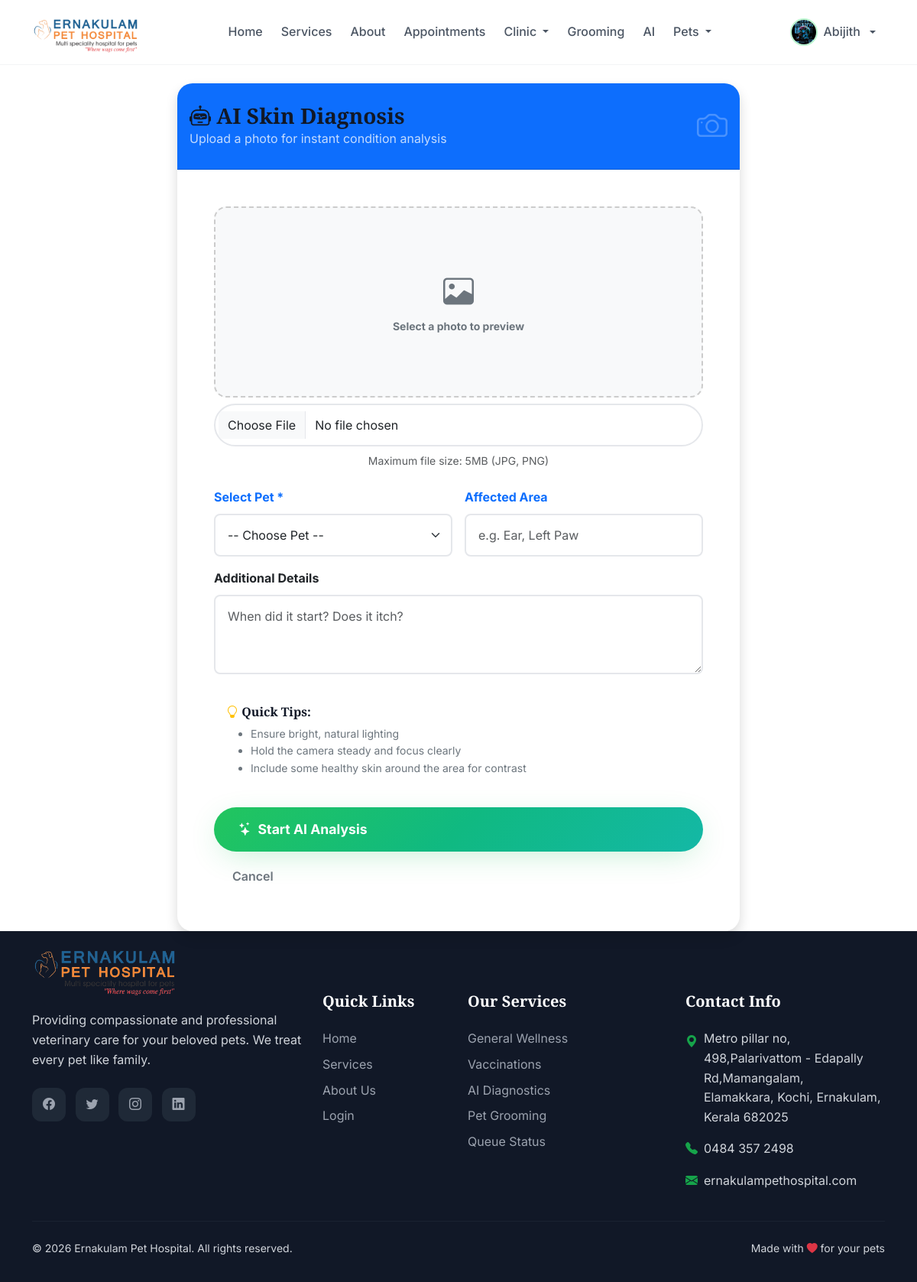
/ai-diagnosis/upload/ (signed in), run on the app's committed database.
### accounts/models.py (models this page shows, shortened)
class User(AbstractUser):
    USER_ROLES = (
        ('ADMIN', 'Administrator'),
        ('VET', 'Veterinarian'),
        ('OWNER', 'Pet Owner'),
    )
    role = models.CharField(max_length=20, choices=USER_ROLES, default='OWNER')
    phone_regex = RegexValidator(
        regex=r'^\+?1?\d{9,15}$',
        message="Phone number must be entered in the format: '+999999999'. Up to 15 digits allowed."
    )
    phone_number = models.CharField(validators=[phone_regex], max_length=17, blank=True)
    address = models.TextField(blank=True)
    date_of_birth = models.DateField(null=True, blank=True)
    profile_picture = models.ImageField(upload_to='profiles/', null=True, blank=True)
    is_active_account = models.BooleanField(default=True)
    created_at = models.DateTimeField(auto_now_add=True)
    updated_at = models.DateTimeField(auto_now=True)
    class Meta:
        ordering = ['-date_joined']
    @property
    def is_pet_owner(self):
        return self.role == 'OWNER'

### ai_diagnosis/views.py (the view, shortened to what this page needs)
# urls.py: path('upload/', views.upload_image, name='upload'),
@login_required
def upload_image(request):
    pets = Pet.objects.filter(owner=request.user)
    return render(request, 'ai_diagnosis/upload.html', {'pets': pets})

### templates/ai_diagnosis/upload.html (shortened to what this page needs)
{% extends 'base.html' %}
{% block content %}
<div class="container mt-4">
    <div class="row">
        <div class="col-lg-8 offset-lg-2">
            <div class="card shadow border-0 overflow-hidden">
                <div class="card-header bg-primary text-white py-4">
                    <div class="d-flex justify-content-between align-items-center">
                        <div>
                            <h3 class="mb-0 fw-bold"><i class="bi bi-robot"></i> AI Skin Diagnosis</h3>
                            <p class="mb-0 opacity-75">Upload a photo for instant condition analysis</p>
                        </div>
                        <i class="bi bi-camera fs-1 opacity-25"></i>
                    </div>
                </div>
                <div class="card-body p-4 p-md-5">
                    {% if not pets %}
                    <div class="alert alert-warning border-0 shadow-sm rounded-4 p-4 text-center">
                        <i class="bi bi-exclamation-triangle fs-1 d-block mb-2"></i>
                        <h5>No pets found</h5>
                        <p class="text-secondary">You need to register a pet before using the AI diagnosis tool.</p>
                        <a href="{% url 'medical_records:add_pet' %}" class="btn btn-primary rounded-pill px-4">Add Pet Now</a>
                    </div>
                    {% else %}
                    <form method="post" enctype="multipart/form-data">
                        <div class="mb-4 text-center">
                            <div id="image-preview-container" class="bg-light rounded-4 d-flex align-items-center justify-content-center border-dashed border-2 position-relative overflow-hidden mb-2" style="height: 250px; border: 2px dashed #ccc !important;">
                                <div id="preview-placeholder">
                                    <i class="bi bi-image text-secondary fs-1 d-block"></i>
                                    <span class="text-secondary small fw-bold">Select a photo to preview</span>
                                </div>
                            </div>
                            <input type="file" class="form-control rounded-pill" id="image" name="image"
                                   accept="image/jpeg,image/jpg,image/png" required onchange="previewImage(this)">
                            <small class="text-muted d-block mt-2">Maximum file size: 5MB (JPG, PNG)</small>
                        </div>
                        <div class="row g-3">
                            <div class="col-md-6 mb-3">
                                <label for="pet" class="form-label fw-bold text-primary">Select Pet *</label>
                                <select class="form-select rounded-3" id="pet" name="pet" required>
                                    <option value="">-- Choose Pet --</option>
                                </select>
                            </div>
                            <div class="col-md-6 mb-3">
                                <label for="affected_area" class="form-label fw-bold text-primary">Affected Area</label>
                                <input type="text" class="form-control rounded-3" id="affected_area" name="affected_area"
                                       placeholder="e.g. Ear, Left Paw">
                            </div>
                        </div>
                        <div class="mb-4">
                            <label for="description" class="form-label fw-bold">Additional Details</label>
                            <textarea class="form-control rounded-3" id="description" name="description" rows="3"
                                      placeholder="When did it start? Does it itch?"></textarea>
                        </div>
                        <div class="p-3 rounded-4 stats-section mb-4">
                            <h6 class="fw-bold mb-2"><i class="bi bi-lightbulb text-warning"></i> Quick Tips:</h6>
                            <ul class="mb-0 small text-secondary">
                                <li>Ensure bright, natural lighting</li>
                                <li>Hold the camera steady and focus clearly</li>
                                <li>Include some healthy skin around the area for contrast</li>
                            </ul>
                        </div>
                        <div class="d-grid gap-2">
                            <button type="submit" class="btn btn-primary btn-lg rounded-pill py-3 fw-bold">
                                <i class="bi bi-stars"></i> Start AI Analysis
                            </button>
                            <a href="{% url 'ai_diagnosis:home' %}" class="btn btn-link text-secondary text-decoration-none">Cancel</a>
                        </div>
                    </form>
                    {% endif %}
                </div>
            </div>
        </div>
    </div>
</div>
{% endblock %}

### templates/base.html (shortened to what this page needs)
<!DOCTYPE html>
<html lang="en">
<head>
    <link href="https://cdn.jsdelivr.net/npm/bootstrap@5.3.0/dist/css/bootstrap.min.css" rel="stylesheet">
    <link rel="stylesheet" href="https://cdn.jsdelivr.net/npm/bootstrap-icons@1.11.0/font/bootstrap-icons.css">
    <link href="https://unpkg.com/aos@2.3.1/dist/aos.css" rel="stylesheet">
</head>
<body class="d-flex flex-column min-vh-100">
    <nav class="navbar navbar-expand-lg sticky-top">
        <div class="container">
            <a class="navbar-brand" href="{% url 'home' %}" style="position: relative; width: 150px; display: flex; align-items: center;">
                <img src="/media/logo/logo.png" alt="Logo" style="height: 140px; width: auto; position: absolute; top: -60px; left: 0; z-index: 1000;">
            </a>
            <div class="collapse navbar-collapse" id="navbarNav">
                <ul class="navbar-nav mx-auto">
                    <li class="nav-item">
                        <a class="nav-link {% if request.path == '/' %}active{% endif %}" href="{% url 'home' %}">
                            Home
                        </a>
                    </li>
                    <li class="nav-item">
                        <a class="nav-link {% if 'services' in request.path %}active{% endif %}" href="{% url 'services' %}">
                            Services
                        </a>
                    </li>
                    <li class="nav-item">
                        <a class="nav-link {% if 'about' in request.path %}active{% endif %}" href="{% url 'about' %}">
                            About
                        </a>
                    </li>
                    {% if user.is_authenticated %}
                        <li class="nav-item">
                            <a class="nav-link " href="{% url 'appointments:list' %}">
                                Appointments
                            </a>
                        </li>
                        <li class="nav-item dropdown">
                            <a class="nav-link dropdown-toggle " href="#" id="clinicDropdown" role="button" data-bs-toggle="dropdown">
                                Clinic
                            </a>
                        </li>
                        <li class="nav-item">
                            <a class="nav-link {% if 'grooming' in request.path %}active{% endif %}" href="{% url 'appointments:grooming_services' %}">
                                Grooming
                            </a>
                        </li>
                        <li class="nav-item">
                            <a class="nav-link {% if 'ai_diagnosis' in request.path %}active{% endif %}" href="{% url 'ai_diagnosis:home' %}">
                                AI
                            </a>
                        </li>
                        {% if user.is_pet_owner %}
                        <li class="nav-item dropdown">
                            <a class="nav-link dropdown-toggle {% if 'medical_records' in request.path or 'records' in request.path %}active{% endif %}" href="#" id="petsDropdown" role="button" data-bs-toggle="dropdown">
                                Pets
                            </a>
                        </li>
                        {% endif %}
                    {% endif %}
                </ul>
                <ul class="navbar-nav">
                    {% if user.is_authenticated %}
                        <li class="nav-item dropdown">
                            <a class="nav-link dropdown-toggle d-flex align-items-center gap-2" href="#" id="userDropdown" role="button" data-bs-toggle="dropdown">
                                {% if user.profile_picture %}
                                    <img src="{{ user.profile_picture.url }}" class="rounded-circle" style="width: 36px; height: 36px; object-fit: cover; border: 2px solid var(--primary-200);">
                                {% else %}
                                    <div class="rounded-circle d-flex align-items-center justify-content-center" style="width: 36px; height: 36px; background: var(--primary-100); color: var(--primary-600);">
                                        <i class="bi bi-person-fill"></i>
                                    </div>
                                {% endif %}
                                <span class="d-none d-lg-inline">{{ user.first_name|default:user.username }}</span>
                            </a>
                        </li>
                    {% endif %}
                </ul>
            </div>
        </div>
    </nav>
    <main class="flex-grow-1">
        {% block content %}{% endblock %}
    </main>
    <footer class="footer mt-auto">
        <div class="container">
            <div class="row g-4">
                <div class="col-lg-4">
                    <div class="footer-brand" style="position:relative; padding-left: 140px; min-hight: 60px; display: flex; align-items: center;">
                        <img src="/media/logo/logo.png" alt="Logo" style="position: absolute; left: 0; top: -120px; height: 190px; width: auto;">
                    </div>
                    <p class="mb-4">Providing compassionate and professional veterinary care for your beloved pets. We treat every pet like family.</p>
                    <div class="social-links">
                        <a href="#"><i class="bi bi-facebook"></i></a>
                        <a href="#"><i class="bi bi-twitter"></i></a>
                        <a href="#"><i class="bi bi-instagram"></i></a>
                        <a href="#"><i class="bi bi-linkedin"></i></a>
                    </div>
                </div>
                <div class="col-lg-2 col-md-4">
                    <h5>Quick Links</h5>
                    <ul class="list-unstyled">
                        <li class="mb-2"><a href="{% url 'home' %}">Home</a></li>
                        <li class="mb-2"><a href="{% url 'services' %}">Services</a></li>
                        <li class="mb-2"><a href="{% url 'about' %}">About Us</a></li>
                        <li class="mb-2"><a href="{% url 'accounts:login' %}">Login</a></li>
                    </ul>
                </div>
                <div class="col-lg-3 col-md-4">
                    <h5>Our Services</h5>
                    <ul class="list-unstyled">
                        <li class="mb-2"><a href="{% url 'services' %}">General Wellness</a></li>
                        <li class="mb-2"><a href="{% url 'medical_records:vaccination_list' %}">Vaccinations</a></li>
                        <li class="mb-2"><a href="{% url 'ai_diagnosis:home' %}">AI Diagnostics</a></li>
                        <li class="mb-2"><a href="{% url 'appointments:grooming_services' %}">Pet Grooming</a></li>
                        <li class="mb-2"><a href="{% url 'appointments:queue_status' %}">Queue Status</a></li>
                    </ul>
                </div>
                <div class="col-lg-3 col-md-4">
                    <h5>Contact Info</h5>
                    <ul class="list-unstyled">
                        <li class="mb-3 d-flex align-items-start gap-2">
                            <i class="bi bi-geo-alt-fill text-primary-600 mt-1"></i>
                            <span>Metro pillar no, 498,Palarivattom - Edapally Rd,Mamangalam,<br>Elamakkara, Kochi, Ernakulam, Kerala 682025</span>
                        </li>
                        <li class="mb-3 d-flex align-items-center gap-2">
                            <i class="bi bi-telephone-fill text-primary-600"></i>
                            <span>0484 357 2498</span>
                        </li>
                        <li class="mb-3 d-flex align-items-center gap-2">
                            <i class="bi bi-envelope-fill text-primary-600"></i>
                            <span>ernakulampethospital.com</span>
                        </li>
                    </ul>
                </div>
            </div>
            <hr class="my-4" style="border-color: var(--gray-700);">
            <div class="row align-items-center">
                <div class="col-md-6 text-center text-md-start">
                    <p class="mb-0 small">&copy; 2026 Ernakulam Pet Hospital. All rights reserved.</p>
                </div>
                <div class="col-md-6 text-center text-md-end">
                    <p class="mb-0 small">Made with <i class="bi bi-heart-fill text-danger"></i> for your pets</p>
                </div>
            </div>
        </div>
    </footer>
</body>
</html>

### data on the page
User: profile_picture (picture), first_name "Abijith"
